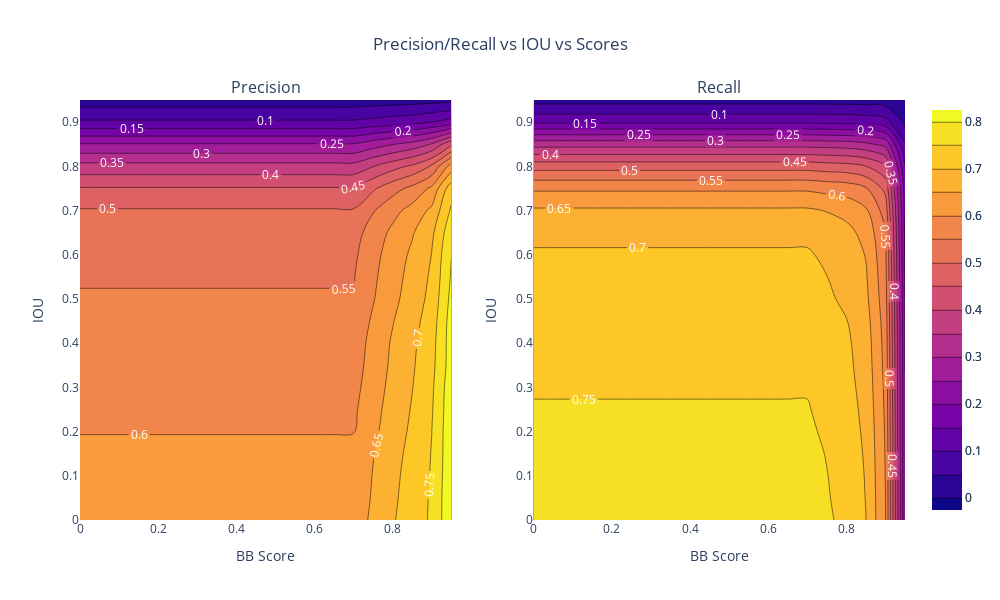

Notebook source saved alongside this figure:
### Code cell
ps = []
rs = []
for i in np.arange(0,1,0.05):
    p_t = []
    r_t = []
    for j in np.arange(0,1,0.05):
        p,r,p_papers, r_papers, p_pages, r_pages = get_confusion(papers, i,j)
        p_t.append(p)
        r_t.append(r)
    ps.append(p_t)
    rs.append(r_t)

fig = make_subplots(rows=1, cols=2,subplot_titles=('Precision', 'Recall'))

fig.add_trace(
    go.Contour(
        z=ps,
        x=np.arange(0,1,0.05),
        y=np.arange(0,1,0.05),
        contours=dict(
            start=0,
            end=0.8,
            size=0.05,
            showlabels = True, # show labels on contours
            labelfont = dict( # label font properties
                size = 12,
                color = 'white',
            )
        ),
      
    ),
 row=1, col=1)

fig.add_trace(
    go.Contour(
        z=rs,
        x=np.arange(0,1,0.05),
        y=np.arange(0,1,0.05),
        contours=dict(
            start=0,
            end=0.8,
            size=0.05,
            showlabels = True, # show labels on contours
            labelfont = dict( # label font properties
                size = 12,
                color = 'white',
            )
        ),

    ),
 row=1, col=2)

fig.update_xaxes(title_text="BB Score", row=1, col=1)
fig.update_xaxes(title_text="BB Score", row=1, col=2)
fig.update_yaxes(title_text="IOU", row=1, col=1)
fig.update_yaxes(title_text="IOU", row=1, col=2)

fig.update_layout(height=600, width=1000, title_text="Precision/Recall vs IOU vs Scores", title_x=0.5)

fig.show()

### Figure 1 — Plotly figure (JSON) as saved in the notebook; plotly's stock layout.template omitted (floating-point values rounded to 4 significant figures; data arrays with more than 128 entries replaced by an {"elided": "..."} marker saying what was removed)
{"data": [{"contours": {"end": 0.8, "labelfont": {"color": "white", "size": 12}, "showlabels": true, "size": 0.05, "start": 0}, "type": "contour", "x": [0, 0.05, 0.1, 0.15, 0.2, 0.25, 0.3, 0.35, 0.4, 0.45, 0.5, 0.55, 0.6, 0.65, 0.7, 0.75, 0.8, 0.85, 0.9, 0.95], "xaxis": "x", "y": [0, 0.05, 0.1, 0.15, 0.2, 0.25, 0.3, 0.35, 0.4, 0.45, 0.5, 0.55, 0.6, 0.65, 0.7, 0.75, 0.8, 0.85, 0.9, 0.95], "yaxis": "y", "z": {"elided": "20x20 float values"}}, {"contours": {"end": 0.8, "labelfont": {"color": "white", "size": 12}, "showlabels": true, "size": 0.05, "start": 0}, "type": "contour", "x": [0, 0.05, 0.1, 0.15, 0.2, 0.25, 0.3, 0.35, 0.4, 0.45, 0.5, 0.55, 0.6, 0.65, 0.7, 0.75, 0.8, 0.85, 0.9, 0.95], "xaxis": "x2", "y": [0, 0.05, 0.1, 0.15, 0.2, 0.25, 0.3, 0.35, 0.4, 0.45, 0.5, 0.55, 0.6, 0.65, 0.7, 0.75, 0.8, 0.85, 0.9, 0.95], "yaxis": "y2", "z": {"elided": "20x20 float values"}}], "layout": {"annotations": [{"font": {"size": 16}, "showarrow": false, "text": "Precision", "x": 0.225, "xanchor": "center", "xref": "paper", "y": 1, "yanchor": "bottom", "yref": "paper"}, {"font": {"size": 16}, "showarrow": false, "text": "Recall", "x": 0.775, "xanchor": "center", "xref": "paper", "y": 1, "yanchor": "bottom", "yref": "paper"}], "height": 600, "title": {"text": "Precision/Recall vs IOU vs Scores", "x": 0.5}, "width": 1000, "xaxis": {"anchor": "y", "domain": [0, 0.45], "title": {"text": "BB Score"}}, "xaxis2": {"anchor": "y2", "domain": [0.55, 1], "title": {"text": "BB Score"}}, "yaxis": {"anchor": "x", "domain": [0, 1], "title": {"text": "IOU"}}, "yaxis2": {"anchor": "x2", "domain": [0, 1], "title": {"text": "IOU"}}}}
